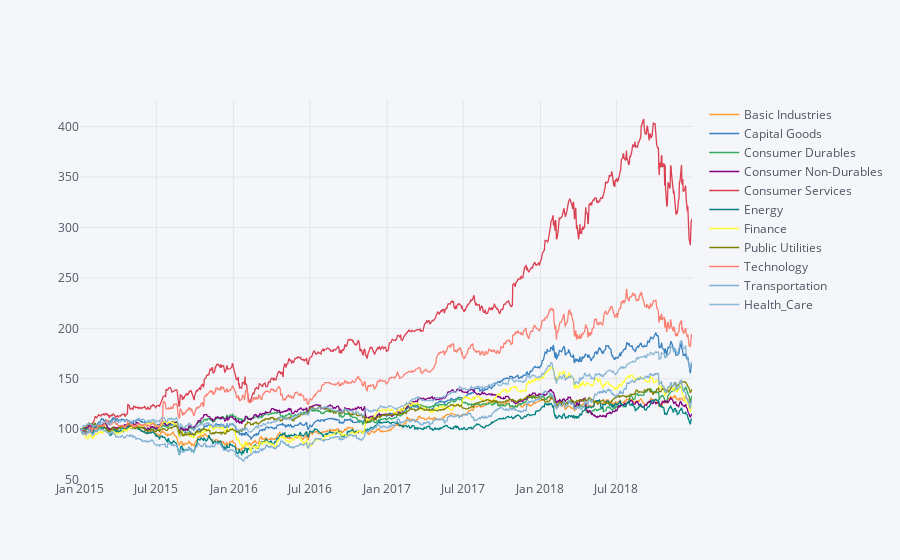

The notebook cell saved with this chart:
### Code cell
indexes.iplot()

### Figure 1 — Plotly figure (JSON) as saved in the notebook; plotly's stock layout.template omitted (floating-point values rounded to 4 significant figures; data arrays with more than 128 entries replaced by an {"elided": "..."} marker saying what was removed)
{"data": [{"line": {"color": "rgba(255, 153, 51, 1.0)", "dash": "solid", "shape": "linear", "width": 1.3}, "mode": "lines", "name": "Basic Industries", "text": "", "type": "scatter", "x": {"elided": "1006 str values"}, "y": {"elided": "1006 float values"}}, {"line": {"color": "rgba(55, 128, 191, 1.0)", "dash": "solid", "shape": "linear", "width": 1.3}, "mode": "lines", "name": "Capital Goods", "text": "", "type": "scatter", "x": {"elided": "1006 str values"}, "y": {"elided": "1006 float values"}}, {"line": {"color": "rgba(50, 171, 96, 1.0)", "dash": "solid", "shape": "linear", "width": 1.3}, "mode": "lines", "name": "Consumer Durables", "text": "", "type": "scatter", "x": {"elided": "1006 str values"}, "y": {"elided": "1006 float values"}}, {"line": {"color": "rgba(128, 0, 128, 1.0)", "dash": "solid", "shape": "linear", "width": 1.3}, "mode": "lines", "name": "Consumer Non-Durables", "text": "", "type": "scatter", "x": {"elided": "1006 str values"}, "y": {"elided": "1006 float values"}}, {"line": {"color": "rgba(219, 64, 82, 1.0)", "dash": "solid", "shape": "linear", "width": 1.3}, "mode": "lines", "name": "Consumer Services", "text": "", "type": "scatter", "x": {"elided": "1006 str values"}, "y": {"elided": "1006 float values"}}, {"line": {"color": "rgba(0, 128, 128, 1.0)", "dash": "solid", "shape": "linear", "width": 1.3}, "mode": "lines", "name": "Energy", "text": "", "type": "scatter", "x": {"elided": "1006 str values"}, "y": {"elided": "1006 float values"}}, {"line": {"color": "rgba(255, 255, 51, 1.0)", "dash": "solid", "shape": "linear", "width": 1.3}, "mode": "lines", "name": "Finance", "text": "", "type": "scatter", "x": {"elided": "1006 str values"}, "y": {"elided": "1006 float values"}}, {"line": {"color": "rgba(128, 128, 0, 1.0)", "dash": "solid", "shape": "linear", "width": 1.3}, "mode": "lines", "name": "Public Utilities", "text": "", "type": "scatter", "x": {"elided": "1006 str values"}, "y": {"elided": "1006 float values"}}, {"line": {"color": "rgba(251, 128, 114, 1.0)", "dash": "solid", "shape": "linear", "width": 1.3}, "mode": "lines", "name": "Technology", "text": "", "type": "scatter", "x": {"elided": "1006 str values"}, "y": {"elided": "1006 float values"}}, {"line": {"color": "rgba(128, 177, 211, 1.0)", "dash": "solid", "shape": "linear", "width": 1.3}, "mode": "lines", "name": "Transportation", "text": "", "type": "scatter", "x": {"elided": "1006 str values"}, "y": {"elided": "1006 float values"}}, {"line": {"color": "rgba(128, 177, 211, 0.8999999999999999)", "dash": "solid", "shape": "linear", "width": 1.3}, "mode": "lines", "name": "Health_Care", "text": "", "type": "scatter", "x": {"elided": "1006 str values"}, "y": {"elided": "1006 float values"}}], "layout": {"legend": {"bgcolor": "#F5F6F9", "font": {"color": "#4D5663"}}, "paper_bgcolor": "#F5F6F9", "plot_bgcolor": "#F5F6F9", "title": {"font": {"color": "#4D5663"}}, "xaxis": {"gridcolor": "#E1E5ED", "showgrid": true, "tickfont": {"color": "#4D5663"}, "title": {"font": {"color": "#4D5663"}, "text": ""}, "zerolinecolor": "#E1E5ED"}, "yaxis": {"gridcolor": "#E1E5ED", "showgrid": true, "tickfont": {"color": "#4D5663"}, "title": {"font": {"color": "#4D5663"}, "text": ""}, "zerolinecolor": "#E1E5ED"}}}
